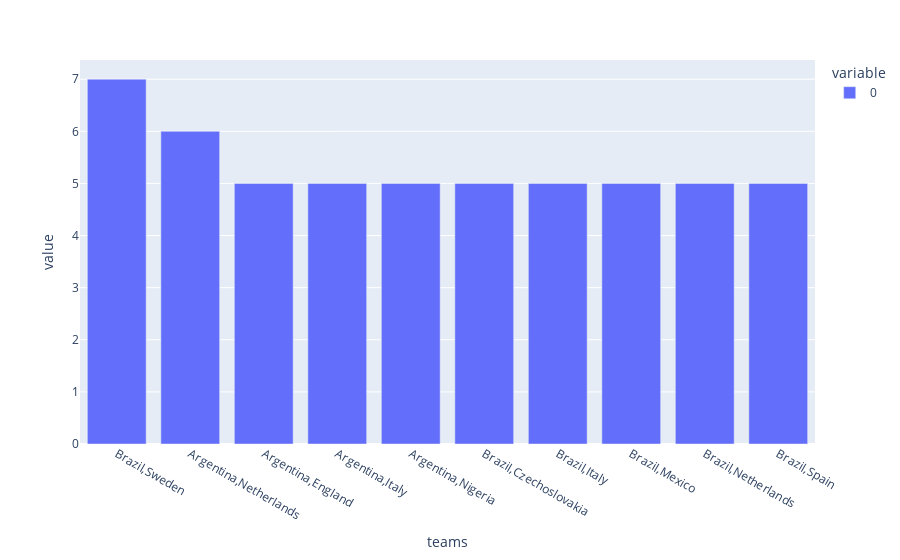

Notebook code for this chart:
### Markdown cell above
## 2

### Code cell
px.bar(ten_most_played)

### Figure 1 — Plotly figure (JSON) as saved in the notebook; plotly's stock layout.template omitted (floating-point values rounded to 4 significant figures)
{"data": [{"alignmentgroup": "True", "hovertemplate": "variable=0<br>teams=%{x}<br>value=%{y}<extra></extra>", "legendgroup": "0", "marker": {"color": "#636efa", "pattern": {"shape": ""}}, "name": "0", "offsetgroup": "0", "orientation": "v", "showlegend": true, "textposition": "auto", "type": "bar", "x": ["Brazil,Sweden", "Argentina,Netherlands", "Argentina,England", "Argentina,Italy", "Argentina,Nigeria", "Brazil,Czechoslovakia", "Brazil,Italy", "Brazil,Mexico", "Brazil,Netherlands", "Brazil,Spain"], "xaxis": "x", "y": [7, 6, 5, 5, 5, 5, 5, 5, 5, 5], "yaxis": "y"}], "layout": {"barmode": "relative", "legend": {"title": {"text": "variable"}, "tracegroupgap": 0}, "margin": {"t": 60}, "xaxis": {"anchor": "y", "domain": [0, 1], "title": {"text": "teams"}}, "yaxis": {"anchor": "x", "domain": [0, 1], "title": {"text": "value"}}}}
